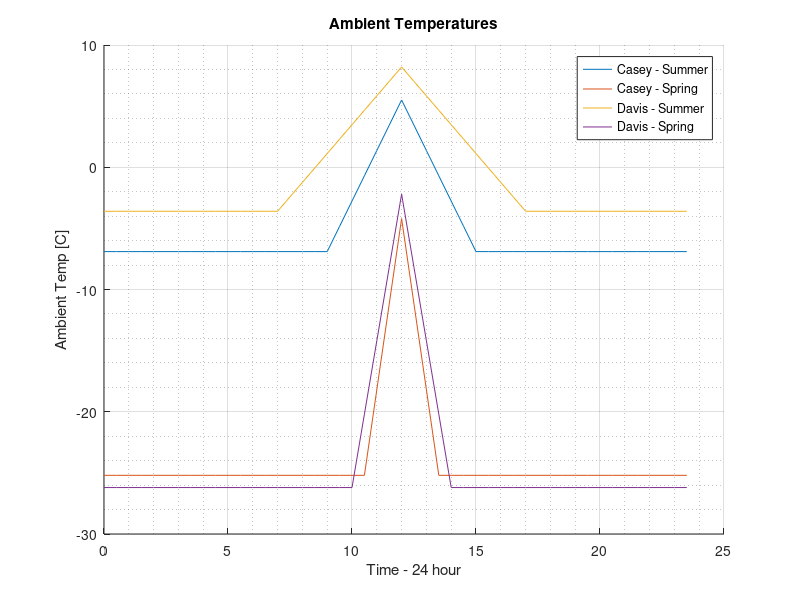
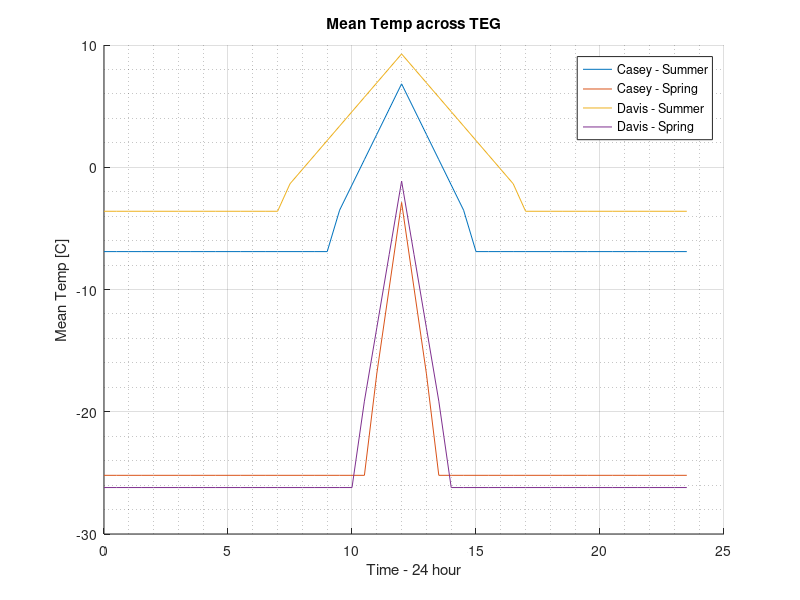
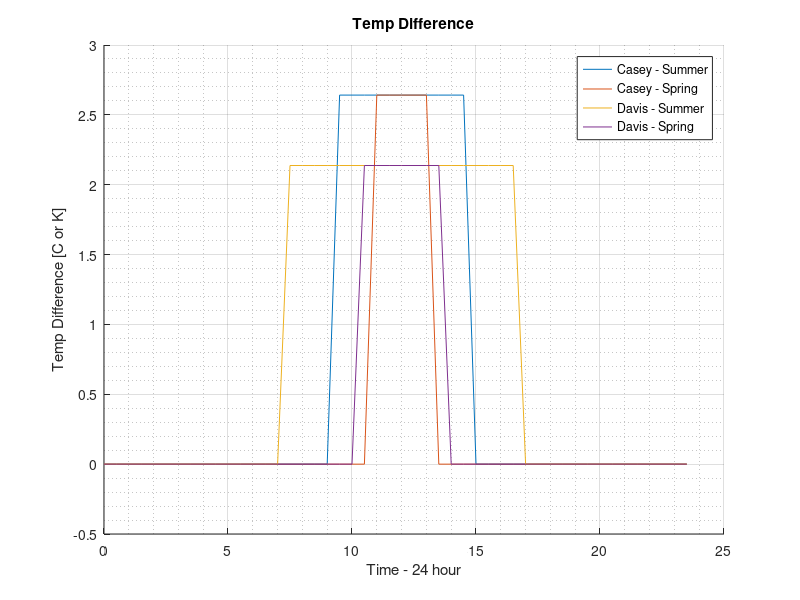
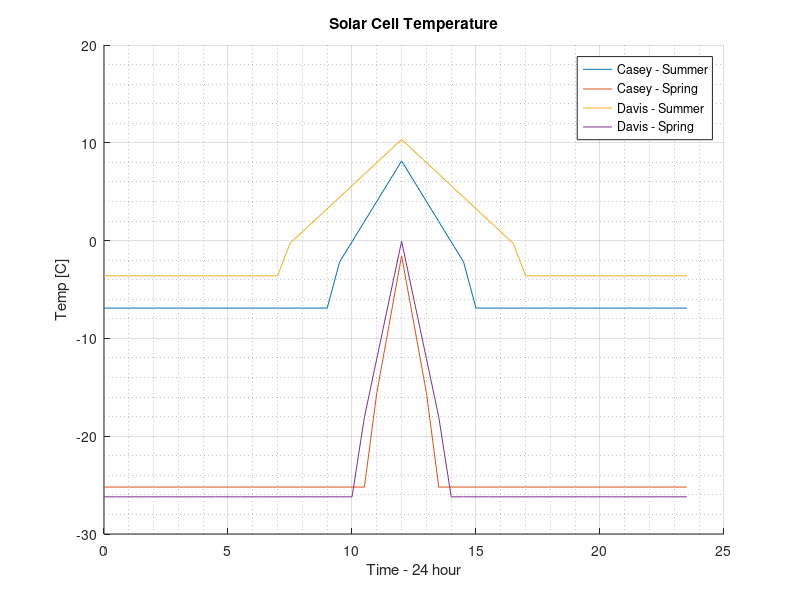

These charts were generated, in order, by the following MATLAB code:
%% TEG Temp Profile in time 
% Use PCM and PV temp profiles 

% Casey Station, Summer - 6 hour window (9am - 3pm)[19-31]
% Casey Station, Spring - 3 hour window (10:30am-1:30pm)[22-28]

% Davis Station, Summer - 10 hour window (7am - 5pm)[15-35]
% Davis Station, Spring - 4 hour window (10am-2pm) [21-29]
% Casey - Summer (9am-3pm)
clc;
clear all;


%% Time vector - discretisation of 24-hour window 
t = 0:0.5:23.5;
Casey_summer_temp = zeros(1,length(t));
% casey sumer temp range: 
    % night: 1-18 [t(18) = 8.5]
    % Day: 19-31
    % Night: 32-48

for i = 1:18
    Casey_summer_temp(i) = -6.9 ; 
end 

for i = 19:25
    % set initial time temp @ night time i.e. sun just rose, no heat yet)
    if i == 19
    Casey_summer_temp(i) = -6.9;
    else
    Casey_summer_temp(i) = Casey_summer_temp(i-1) + 2.067;
    end
end

for i = 26:31
Casey_summer_temp(i) = Casey_summer_temp(i-1) - 2.067;
end

for i = 32:48
    Casey_summer_temp(i) = -6.9;
end

% Casey - Spring
Casey_spring_temp = zeros(1,length(t));
% Casey Spring - 3 hour window (10:30am-1:30pm)[22-28]
    % Night: 1-21 [t(21) = 10am]
    % Day: 22-28
    % Night: 29-48

for i = 1:21
    Casey_spring_temp(i) = -25.2;
end

for i = 22:25
    if i == 22 % initial temp @ 1030am
        Casey_spring_temp(i) = -25.2;
    else
        Casey_spring_temp(i) = Casey_spring_temp(i-1) + 7; 
    end
end

for i = 26:28
    Casey_spring_temp(i) = Casey_spring_temp(i-1) - 7;
end

for i = 29:48
    Casey_spring_temp(i) = -25.2;
end

% Davis - Summer
Davis_summer_temp = zeros(1,length(t));
% Davis summer temp range: 
    % Night: 1-14 [t(14) = 630am]
    % Day: 15-(25)-35
    % Night: 36-48

for i = 1:14
    Davis_summer_temp(i) = -3.6;
end

for i = 15:25
    if i == 15 % initialise temp
        Davis_summer_temp(i) = -3.6;
    else
        Davis_summer_temp(i) = Davis_summer_temp(i-1) + 1.18;
    end
end

for i = 26:35
    Davis_summer_temp(i) = Davis_summer_temp(i-1) - 1.18;
end

for i = 36:48
    Davis_summer_temp(i) = -3.6;
end

% Davis - Spring
Davis_spring_temp = zeros(1,length(t));
% Davis Spring - 4 hour window (10am-2pm) [21-29]
    % Night: 1-20 [t(20) = 930am]
    % Day: 21-(25)-29
    % Night: 30-48

for i = 1:20
    Davis_spring_temp(i) = -26.2;
end 

for i = 21:25
    if i == 21
        Davis_spring_temp(i) = -26.2;
    else
        Davis_spring_temp(i) = Davis_spring_temp(i-1) + 6;
    end
end 

for i = 26:29
    Davis_spring_temp(i) = Davis_spring_temp(i-1) - 6;
end

for i = 30:48
    Davis_spring_temp(i) = -26.2;
end

% Plot - sanity check
figure(1)
hold on 
grid on
grid minor
plot(t,Casey_summer_temp);
plot(t,Casey_spring_temp);
plot(t,Davis_summer_temp);
plot(t,Davis_spring_temp);
ylabel('Ambient Temp [C]')
xlabel('Time - 24 hour')
legend('Casey - Summer','Casey - Spring','Davis - Summer','Davis - Spring')
title('Ambient Temperatures')
hold off


%% Import PV temperature equation from Solar code
T_cell_Casey_summer = zeros(1,length(t));
T_cell_Casey_spring = zeros(1,length(t)); 

T_cell_Davis_summer = zeros(1,length(t));
T_cell_Davis_spring = zeros(1,length(t));


NOCT = 44; % C - Nominal Cell Temperature 
Casey_Solar_irradiance = 88.05; % Wh/m^2 ~ W/m^2 - ~65deg.S
Davis_Solar_irradiance = 71.25; % Wh/m^2 ~ W/m^2 - ~70deg.S
% spotted error in pv code for accounting sun during only day 
% for now, consider fixed irradaiance value during day

% NEED TO INSERT READTABLE FUNCTION HERE TO ACCOMODATE FOR ALL 20 PV CASES!





%% SOLAR CELL TEMP - CASEY SUM temp range: 
    % night: 1-18 [t(18) = 8.5]
    % Day: 19-31
    % Night: 32-48

for i = 1:19
    T_cell_Casey_summer(i) = Casey_summer_temp(i) ; 
end 

for i = 20:30
    T_cell_Casey_summer(i) = Casey_summer_temp(i) + ...
                        (NOCT-20).*(Casey_Solar_irradiance/800);
end

for i = 31:48
    T_cell_Casey_summer(i) = Casey_summer_temp(i) ; 
end 

%% SOLAR CELL - CASEY SPR - 3 hour window (10:30am-1:30pm)[22-28]
    % Night: 1-21 [t(21) = 10am]
    % Day: 22-28
    % Night: 29-48

for i = 1:22
    T_cell_Casey_spring(i) = -25.2;
end

for i = 23:27
    T_cell_Casey_spring(i) = Casey_spring_temp(i) + ...
                        (NOCT-20).*(Casey_Solar_irradiance/800);
end

for i = 28:48
    T_cell_Casey_spring(i) = -25.2;
end


%% Davis summer temp range: 
    % Night: 1-14 [t(14) = 630am]
    % Day: 15-(25)-35
    % Night: 36-48

for i = 1:15
    T_cell_Davis_summer(i) = -3.6;
end

for i = 16:34
    T_cell_Davis_summer(i) = Davis_summer_temp(i) + ...
                    (NOCT-20).*(Davis_Solar_irradiance/800);
end

for i = 35:48
    T_cell_Davis_summer(i) = -3.6;
end

%% Davis Spring - 4 hour window (10am-2pm) [21-29]
% Night: 1-20 [t(20) = 930am]
% Day: 21-(25)-29
% Night: 30-48

for i = 1:21 
    T_cell_Davis_spring(i) = -26.2; 
end

for i = 22:28
    T_cell_Davis_spring(i) = Davis_spring_temp(i) + ...
                   (NOCT-20).*(Davis_Solar_irradiance/800);

end

for i = 29:48
    T_cell_Davis_spring(i) = -26.2;
end

% plot values
figure(4)
hold on
grid on 
grid minor
plot(t,T_cell_Casey_summer)
plot(t,T_cell_Casey_spring)
plot(t,T_cell_Davis_summer)
plot(t,T_cell_Davis_spring)
ylabel('Temp [C]')
xlabel('Time - 24 hour')
legend('Casey - Summer','Casey - Spring','Davis - Summer','Davis - Spring')
title('Solar Cell Temperature')
hold off

% PCM temperature profile?
% PCM_2.1 - energy chara. not accurate enough yet
% instead, treating PCM temp as =ambient at end of each timestep




%% Temperature Profiles
% Temperature difference - STATIC GIVEN APPROXIMATIONS
% For now just keep orientation as UP - top

% Casey summer
Casey_sum_temp_diff = zeros(1,length(t));
% Casey Spring
Casey_spr_temp_diff = zeros(1,length(t));
% Davis sum
Davis_sum_temp_diff = zeros(1,length(t));
% Davis spring
Davis_spr_temp_diff = zeros(1,length(t));

for i = 1:48 
    Casey_sum_temp_diff(i) = T_cell_Casey_summer(i) - Casey_summer_temp(i);
    Casey_spr_temp_diff(i) = T_cell_Casey_spring(i) - Casey_spring_temp(i);

    Davis_sum_temp_diff(i) = T_cell_Davis_summer(i) - Davis_summer_temp(i);
    Davis_spr_temp_diff(i) = T_cell_Davis_spring(i) - Davis_spring_temp(i);

end

figure(3)
hold on
grid on 
grid minor
plot(t,Casey_sum_temp_diff)
plot(t,Casey_spr_temp_diff)
plot(t,Davis_sum_temp_diff)
plot(t,Davis_spr_temp_diff)
ylabel('Temp Difference [C or K]')
xlabel('Time - 24 hour')
legend('Casey - Summer','Casey - Spring','Davis - Summer','Davis - Spring')
title('Temp Difference')
hold off

% mean temperature - derived from temperature difference

Casey_sum_mean_temp = zeros(1,length(t));
Casey_spr_mean_temp = zeros(1,length(t));

Davis_sum_mean_temp = zeros(1,length(t));
Davis_spr_mean_temp = zeros(1,length(t));

for i = 1:48
    Casey_sum_mean_temp(i) = Casey_summer_temp(i) ...
                            + (Casey_sum_temp_diff(i)/2);
    
    Casey_spr_mean_temp(i) = Casey_spring_temp(i) ...
                            + (Casey_spr_temp_diff(i)/2);

    Davis_sum_mean_temp(i) = Davis_summer_temp(i) ...
                            + (Davis_sum_temp_diff(i)/2);

    Davis_spr_mean_temp(i) = Davis_spring_temp(i) ...
                            + (Davis_spr_temp_diff(i)/2);

end

figure(2)
hold on
grid on 
grid minor
plot(t,Casey_sum_mean_temp)
plot(t,Casey_spr_mean_temp)
plot(t,Davis_sum_mean_temp)
plot(t,Davis_spr_mean_temp)
ylabel('Mean Temp [C]')
xlabel('Time - 24 hour')
legend('Casey - Summer','Casey - Spring','Davis - Summer','Davis - Spring')
title('Mean Temp across TEG')
hold off

figure(5)
subplot(2,1,1)
hold on
grid on 
grid minor
plot(t,Casey_sum_mean_temp)
plot(t,Casey_summer_temp)
plot(t,T_cell_Casey_summer)
ylabel('Temp [C]')
xlabel('Time - 24 hour')
legend('Mean Temp across TEG','Ambient Temp','Solar Cell Temp')
title('Temperatures - Casey - Summer')
hold off

subplot(2,1,2)
hold on
grid on 
grid minor
plot(t,Casey_spr_mean_temp)
plot(t,Casey_spring_temp)
plot(t,T_cell_Casey_spring)
ylabel('Temp [C]')
xlabel('Time - 24 hour')
legend('Mean Temp across TEG','Ambient Temp','Solar Cell Temp')
title('Temperatures - Casey - Spring')
hold off


figure(6)
subplot(2,1,1)
hold on
grid on 
grid minor
plot(t,Davis_sum_mean_temp)
plot(t,Davis_summer_temp)
plot(t,T_cell_Davis_summer)
ylabel('Temp [C]')
xlabel('Time - 24 hour')
legend('Mean Temp across TEG','Ambient Temp','Solar Cell Temp')
title('Temperatures - Davis - Summer')
hold off

subplot(2,1,2)
hold on
grid on 
grid minor
plot(t,Davis_spr_mean_temp)
plot(t,Davis_spring_temp)
plot(t,T_cell_Davis_spring)
ylabel('Temp [C]')
xlabel('Time - 24 hour')
legend('Mean Temp across TEG','Ambient Temp','Solar Cell Temp')
title('Temperatures - Davis - Spring')
hold off



%% TEG Voltage 
% V = N * seebck.(average temp) * temp_diff
N = 241; % number of p&n type conductors

% Seebeck
% dimensionless seebeck equation
% ~ =  (-1.132*10^(-5) .* (Casey_mean_temp)^2 )...
% + (8.64*10^(-3) .* (Casey_mean_temp(i))) ...
% - 0.582;

% seebeck variable across 24/hour cycle

seebeck_dim_Casey_sum = zeros(1,length(t));
seebeck_dim_Casey_spr = zeros(1,length(t));

seebeck_dim_Davis_sum = zeros(1,length(t));
seebeck_dim_Davis_spr = zeros(1,length(t));

% temperatures need to be in KELVIN to work

for i = 1:48
    Casey_sum_mean_temp(i) = Casey_sum_mean_temp(i) + 273.15;
    Casey_spr_mean_temp(i) = Casey_spr_mean_temp(i) + 273.15; 
    
    Davis_sum_mean_temp(i) = Davis_sum_mean_temp(i) + 273.15;
    Davis_spr_mean_temp(i) = Davis_spr_mean_temp(i) + 273.15;
end
% Celsius 2 Kelvin!!

for i = 1:48
    seebeck_dim_Casey_sum(i) = ...
        (-1.132*10^(-5) .* (Casey_sum_mean_temp(i))^2 ) ...
        + (8.64*10^(-3) .* (Casey_sum_mean_temp(i))) ...
        - 0.582;

        seebeck_dim_Casey_spr(i) = ...
        (-1.132*10^(-5) .* (Casey_spr_mean_temp(i))^2 ) ...
        + (8.64*10^(-3) .* (Casey_spr_mean_temp(i))) ...
        - 0.582;

        seebeck_dim_Davis_sum(i) = ...
        (-1.132*10^(-5) .* (Davis_sum_mean_temp(i))^2 ) ...
        + (8.64*10^(-3) .* (Davis_sum_mean_temp(i))) ...
        - 0.582;

        seebeck_dim_Davis_spr(i) = ...
        (-1.132*10^(-5) .* (Davis_spr_mean_temp(i))^2 ) ...
        + (8.64*10^(-3) .* (Davis_spr_mean_temp(i))) ...
        - 0.582;
end

% dim*stc = seebeck
seebeck_stc = 345 * 10^-6; % V / K @ T = 300 K

seebeck_Casey_sum = zeros(1,length(t));
seebeck_Casey_spr = zeros(1,length(t));

seebeck_Davis_sum = zeros(1,length(t));
seebeck_Davis_spr = zeros(1,length(t));

for i = 1:48 
    seebeck_Casey_sum(i) = seebeck_dim_Casey_sum(i).*seebeck_stc;
    seebeck_Casey_spr(i) = seebeck_dim_Casey_spr(i).*seebeck_stc;

    seebeck_Davis_sum(i) = seebeck_dim_Davis_sum(i).*seebeck_stc;
    seebeck_Davis_spr(i) = seebeck_dim_Davis_spr(i).*seebeck_stc;

end

% V = N * seebck.(average temp) * temp_diff
TEG_V_Casey_sum = zeros(1,length(t));
TEG_V_Casey_spr = zeros(1,length(t));

TEG_V_Davis_sum = zeros(1,length(t));
TEG_V_Davis_spr = zeros(1,length(t));

for i = 1:48
    
TEG_V_Casey_sum(i) = N .* seebeck_Casey_sum(i) .* Casey_sum_temp_diff(i);
TEG_V_Casey_spr(i) = N .* seebeck_Casey_spr(i) .* Casey_spr_temp_diff(i);

TEG_V_Davis_sum(i) = N .* seebeck_Davis_sum(i) .* Davis_sum_temp_diff(i);
TEG_V_Davis_spr(i) = N .* seebeck_Davis_spr(i) .* Davis_spr_temp_diff(i);


end

figure(7)
hold on
grid on 
grid minor
plot(t,TEG_V_Casey_sum)
plot(t,TEG_V_Casey_spr)
plot(t,TEG_V_Davis_sum)
plot(t,TEG_V_Davis_spr)
ylabel('Voltage [V]')
xlabel('Time - 24 hour')
legend('Casey - Summer','Casey - Spring','Davis - Summer','Davis - Spring')
title('Voltage across TEG - 1 module')
hold off

%% TEG Internal Resistance 
% Variables
r_con = 5*(10^-9); % 
thick = 0.0011; % m - thickness - 1.1mm
area = 2.89 * 10^-6; % area - m^2  

elec_cond_stc = 28103; % Ohm.metre @ T = 300 K

elec_cond_dim_Casey_sum = zeros(1,length(t));
elec_cond_dim_Casey_spr = zeros(1,length(t));

elec_cond_dim_Davis_sum = zeros(1,length(t));
elec_cond_dim_Davis_spr = zeros(1,length(t));

% Davis_dim_elec_cond_max(i) = (6.257*10^(-5) .* (Davis_mean_temp_max(i))^2 )...
% - (4.381*10^(-2) .* (Davis_mean_temp_max(i))) ...
% + 8.629;

for i = 1:48
    elec_cond_dim_Casey_sum(i) = ...
        (6.257*10^(-5) .* (Casey_sum_mean_temp(i))^2 ) ...
        - ( 4.381*10^(-2) .* (Casey_sum_mean_temp(i)) ) ...
        + 8.629;

    elec_cond_dim_Casey_spr(i) = ...
        (6.257*10^(-5) .* (Casey_spr_mean_temp(i))^2 ) ...
        - (4.381*10^(-2) .* (Casey_spr_mean_temp(i))) ...
        + 8.629;

    elec_cond_dim_Davis_sum(i) = ...
        (6.257*10^(-5) .* (Davis_sum_mean_temp(i))^2 ) ...
        - (4.381*10^(-2) .* (Davis_sum_mean_temp(i))) ...
        + 8.629; 

    elec_cond_dim_Davis_spr(i) = ...
        (6.257*10^(-5) .* (Davis_spr_mean_temp(i))^2 ) ...
        - (4.381*10^(-2) .* (Davis_spr_mean_temp(i))) ...
        + 8.629; 
end


% dim * stc = const
% elec_con_stc = 28103; % Ohm.metre @ T = 300 K
elec_cond_Casey_sum = zeros(1,length(t));
elec_cond_Casey_spr = zeros(1,length(t));

elec_cond_Davis_sum = zeros(1,length(t));
elec_cond_Davis_spr = zeros(1,length(t));


for i = 1:48 
    elec_cond_Casey_sum(i) = elec_cond_dim_Casey_sum(i) .* elec_cond_stc;
    elec_cond_Casey_spr(i) = elec_cond_dim_Casey_spr(i) .* elec_cond_stc;

    elec_cond_Davis_sum(i) = elec_cond_dim_Davis_sum(i) .* elec_cond_stc;
    elec_cond_Davis_spr(i) = elec_cond_dim_Davis_spr(i) .* elec_cond_stc;
end

% R_i = N * [(1/elec.(mean_temp)) + ((2.rcon)/(thick))] * (thick/area)
% need to be very careful - make cosntants where possible 

Casey_sum_R_i = zeros(1,length(t)); % Ohms - resistance
Casey_spr_R_i = zeros(1,length(t));

Davis_sum_R_i = zeros(1,length(t));
Davis_spr_R_i = zeros(1,length(t));

for i = 1:48
    
Casey_sum_R_i(i) = N .* (thick/area) .* ...
    ( (1 ./ elec_cond_Casey_sum(i) ) + ( (2.*r_con)./ thick) );

Casey_spr_R_i(i) = N .* (thick/area) .* ...
    ( (1 ./ elec_cond_Casey_spr(i) ) + ( (2.*r_con)./ thick) );

Davis_sum_R_i(i) = N .* (thick/area) .* ...
    ( (1 ./ elec_cond_Davis_sum(i) ) + ( (2.*r_con)./ thick) );

Davis_spr_R_i(i) = N .* (thick/area) .* ...
    ( (1 ./ elec_cond_Davis_spr(i) ) + ( (2.*r_con)./ thick) );

end

figure(8)
hold on
grid on 
grid minor
plot(t,Casey_sum_R_i)
plot(t,Casey_spr_R_i)
plot(t,Davis_sum_R_i)
plot(t,Davis_spr_R_i)
ylabel('Internal Resistance [Ohms]')
xlabel('Time - 24 hour')
legend('Casey - Summer','Casey - Spring','Davis - Summer','Davis - Spring')
title('Internal Resistance - 1 module')
hold off

%% TEG Power per module 
% P = (V^2) /( 4*R_i)

TEG_P_Casey_sum = zeros(1,length(t));
TEG_P_Casey_spr = zeros(1,length(t));

TEG_P_Davis_sum = zeros(1,length(t));
TEG_P_Davis_spr = zeros(1,length(t));


for i = 1:48

TEG_P_Casey_sum(i) =  (TEG_V_Casey_sum(i).^(2)) ./ ...
                      (4 .* Casey_sum_R_i(i)); 

TEG_P_Casey_spr(i) =  (TEG_V_Casey_spr(i).^(2)) ./ ...
                      (4 .* Casey_spr_R_i(i)); 

TEG_P_Davis_sum(i) =  (TEG_V_Davis_sum(i).^(2)) ./ ...
                      (4 .* Davis_sum_R_i(i));

TEG_P_Davis_spr(i) =  (TEG_V_Davis_spr(i).^(2)) ./ ...
                      (4 .* Davis_spr_R_i(i));

end

figure(9)
hold on
grid on 
grid minor
plot(t,TEG_P_Casey_sum)
plot(t,TEG_P_Casey_spr)
plot(t,TEG_P_Davis_sum)
plot(t,TEG_P_Davis_spr)
ylabel('Power Rate [W]')
xlabel('Time - 24 hour')
legend('Casey - Summer','Casey - Spring','Davis - Summer','Davis - Spring')
title('TEG Power Generated - per module - Karabetoglu et. al. 2012')
hold off


%% TEG per unit area
% used for comparisons - not FINAL REPRESENTATION 
% more nuance needs to be considered

% that nuance is ELECTRICAL LAWS 
% choose 17 modules per row, 18 rows
% in a single row: series rules
% in full module: parallel



basic_TEG_P_Casey_sum = zeros(1,length(t));
basic_TEG_P_Casey_spr = zeros(1,length(t));

basic_TEG_P_Davis_sum = zeros(1,length(t));
basic_TEG_P_Davis_spr = zeros(1,length(t));

for i = 1:48

    basic_TEG_P_Casey_sum(i) = (TEG_V_Casey_sum(i).^(2)) ./ ...
                                (Casey_sum_R_i(i));
    
    basic_TEG_P_Casey_spr(i) = (TEG_V_Casey_spr(i).^(2)) ./ ...
                                (Casey_spr_R_i(i));

    basic_TEG_P_Davis_sum(i) = (TEG_V_Davis_sum(i).^(2)) ./ ...
                                (Davis_sum_R_i(i));

    basic_TEG_P_Davis_spr(i) = (TEG_V_Davis_spr(i).^(2)) ./ ...
                                (Davis_spr_R_i(i));

end

figure(10)
hold on
grid on 
grid minor
plot(t,basic_TEG_P_Casey_sum)
plot(t,basic_TEG_P_Casey_spr)
plot(t,basic_TEG_P_Davis_sum)
plot(t,basic_TEG_P_Davis_spr)
ylabel('Power Rate per module [W]')
xlabel('Time - 24 hour')
legend('Casey - Summer','Casey - Spring','Davis - Summer','Davis - Spring')
title('TEG Power Generated - per module - P = V^2 / R')
hold off




%% Scale up for array 17x18

% For singular row of 17 modules

% Voltages
TEG_V_row_Casey_sum = zeros(1,length(t));
TEG_V_row_Casey_spr = zeros(1,length(t));

TEG_V_row_Davis_sum = zeros(1,length(t));
TEG_V_row_Davis_spr = zeros(1,length(t));

% Ohms - resistance
Casey_sum_R_i_row = zeros(1,length(t)); 
Casey_spr_R_i_row = zeros(1,length(t));

Davis_sum_R_i_row = zeros(1,length(t));
Davis_spr_R_i_row = zeros(1,length(t));

% Currents
Casey_sum_amps_row = zeros(1,length(t)); 
Casey_spr_amps_row = zeros(1,length(t));

Davis_sum_amps_row = zeros(1,length(t));
Davis_spr_amps_row = zeros(1,length(t));

for i = 1:48 % 17 modules in 1 row
% Voltages   
    TEG_V_row_Casey_sum(i) = TEG_V_Casey_sum(i) .* 17; 
    TEG_V_row_Casey_spr(i) = TEG_V_Casey_spr(i) .* 17; 
    
    TEG_V_row_Davis_sum(i) = TEG_V_Davis_sum(i) .* 17; 
    TEG_V_row_Davis_spr(i) = TEG_V_Davis_spr(i) .* 17; 

% Resistances
    Casey_sum_R_i_row(i) = Casey_sum_R_i(i) .* 17;
    Casey_spr_R_i_row(i) = Casey_spr_R_i(i) .* 17;
    
    Davis_sum_R_i_row(i) = Davis_sum_R_i(i) .* 17;
    Davis_spr_R_i_row(i) = Davis_spr_R_i(i) .* 17;

% Currents
    Casey_sum_amps_row(i) = TEG_V_row_Casey_sum(i) ./ Casey_sum_R_i_row(i);
    Casey_spr_amps_row(i) = TEG_V_row_Casey_spr(i) ./ Casey_spr_R_i_row(i);
    
    Davis_sum_amps_row(i) = TEG_V_row_Davis_sum(i) ./ Davis_sum_R_i_row(i);
    Davis_spr_amps_row(i) = TEG_V_row_Davis_spr(i) ./ Davis_spr_R_i_row(i);

end


figure(11)
    hold on
    grid on 
    grid minor
    plot(t,TEG_V_row_Casey_sum)
    plot(t,TEG_V_row_Casey_spr)
    plot(t,TEG_V_row_Davis_sum)
    plot(t,TEG_V_row_Davis_spr)
    ylabel('TEG Voltage [V]')
    xlabel('Time - 24 hour')
    legend('Casey - Summer','Casey - Spring','Davis - Summer','Davis - Spring')
    title('TEG Voltage per Row (Sum of V)')
    hold off

figure(12)
    hold on
    grid on 
    grid minor
    plot(t,Casey_sum_R_i_row)
    plot(t,Casey_spr_R_i_row)
    plot(t,Davis_sum_R_i_row)
    plot(t,Davis_spr_R_i_row)
    ylabel('TEG Resistance [Ohms]')
    xlabel('Time - 24 hour')
    legend('Casey - Summer','Casey - Spring','Davis - Summer','Davis - Spring')
    title('TEG Resistance per Row (Sum of R/Ohms)')
    hold off

figure(13)
    hold on
    grid on 
    grid minor
    plot(t,Casey_sum_amps_row)
    plot(t,Casey_spr_amps_row)
    plot(t,Davis_sum_amps_row)
    plot(t,Davis_spr_amps_row)
    ylabel('TEG Current [Amps]')
    xlabel('Time - 24 hour')
    legend('Casey - Summer','Casey - Spring','Davis - Summer','Davis - Spring')
    title('TEG Current per Row (V / R)')
    hold off


% in parallel aray 
% 18 rows of 17 modules 
% USING EQUATION [P = (I^2) * R] FOR THIS PART
% equation not from Karabetoglu BUT does consider TEG aray
% opting for this feels realistic - Karabetoglu provides no justification
% for their equation

% Currents
Casey_sum_amps_full = zeros(1,length(t)); 
Casey_spr_amps_full = zeros(1,length(t));

Davis_sum_amps_full = zeros(1,length(t));
Davis_spr_amps_full = zeros(1,length(t));

% Resistance
Casey_sum_R_i_full = zeros(1,length(t)); 
Casey_spr_R_i_full = zeros(1,length(t));

Davis_sum_R_i_full = zeros(1,length(t));
Davis_spr_R_i_full = zeros(1,length(t));

% Power
TEG_P_Casey_sum_full = zeros(1,length(t));
TEG_P_Casey_spr_full = zeros(1,length(t));

TEG_P_Davis_sum_full = zeros(1,length(t));
TEG_P_Davis_spr_full = zeros(1,length(t));

% recall - 18 rows
for i = 1:48
% Currents
    Casey_sum_amps_full(i) = Casey_sum_amps_row(i) .* 18;
    Casey_spr_amps_full(i) = Casey_spr_amps_row(i) .* 18;
    
    Davis_sum_amps_full(i) = Davis_sum_amps_row(i) .* 18;
    Davis_spr_amps_full(i) = Davis_spr_amps_row(i) .* 18;


% Resistance
    Casey_sum_R_i_full(i) = (18 ./ Casey_sum_R_i_row(i) ).^-1 ;  
    Casey_spr_R_i_full(i) = (18 ./ Casey_spr_R_i_row(i) ).^-1 ;
    
    Davis_sum_R_i_full(i) = (18 ./ Davis_sum_R_i_row(i) ).^-1 ;
    Davis_spr_R_i_full(i) = (18 ./ Davis_spr_R_i_row(i) ).^-1 ;

% Power
    TEG_P_Casey_sum_full(i) = ...
        (Casey_sum_amps_full(i).^2).*Casey_sum_R_i_full(i);

    TEG_P_Casey_spr_full(i) = ...
        (Casey_spr_amps_full(i).^2).*Casey_spr_R_i_full(i);
    
    TEG_P_Davis_sum_full(i) = ...
        (Davis_sum_amps_full(i).^2).*Davis_sum_R_i_full(i);

    TEG_P_Davis_spr_full(i) = ...
        (Davis_spr_amps_full(i).^2).*Davis_spr_R_i_full(i);

end

figure(14)
    hold on
    grid on 
    grid minor
    plot(t,TEG_P_Casey_sum_full)
    plot(t,TEG_P_Casey_spr_full)
    plot(t,TEG_P_Davis_sum_full)
    plot(t,TEG_P_Davis_spr_full)
    ylabel('TEG Power [W]')
    xlabel('Time - 24 hour')
    legend('Casey - Summer','Casey - Spring','Davis - Summer','Davis - Spring')
    title('TEG Power in Array (I^2 * R)')
    hold off
